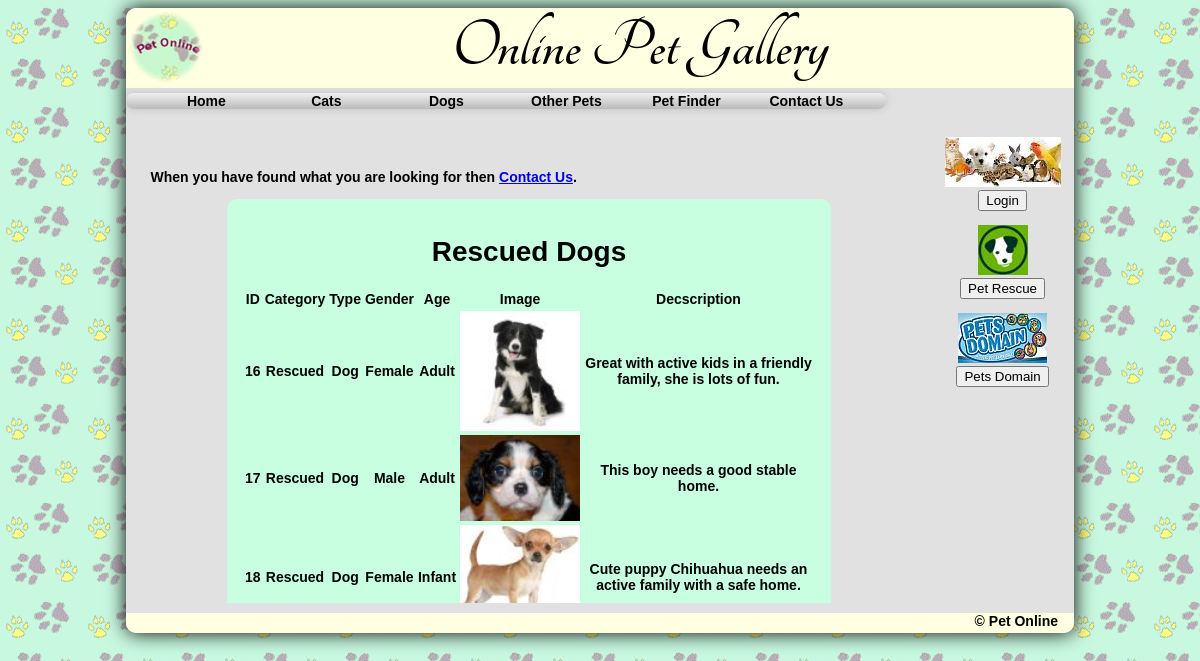
The app's page /searchstuff/OPG/dogsrescued.php with its own data.
### tables this page shows
CREATE TABLE `pets` (
  `PetID` int(11) NOT NULL,
  `Category` varchar(10) NOT NULL,
  `PetType` varchar(10) NOT NULL,
  `Gender` varchar(10) NOT NULL,
  `AgeGroup` varchar(10) NOT NULL,
  `ImageName` varchar(100) NOT NULL,
  `Description` text NOT NULL
);

### searchstuff/OPG/sqlscripts/db.php (called while the page is built, shortened)
<?php
class opgDBscripts extends mysqli {
	private static $instance = null;
	public static function getInstance() {
	if (!self::$instance instanceof self) {
		self::$instance = new self;
		}
		return self::$instance;
	}
	public function dogsRescued() {
		return $this->query("SELECT * FROM pets WHERE PetType='Dog' AND Category = 'Rescued'");
	}
}
?>

### searchstuff/OPG/dogsrescued.php (the view, shortened to what this page needs)
<?php
    require_once("sqlscripts/db.php");
    $result = opgDBscripts::getInstance()->dogsRescued();
?>
<!doctype html>
<html>
<head>
	<link href="css/opg.css" type="text/css" rel="stylesheet" />
</head>
<body>
<div id="main">
	<div id="header">
        <img id="logo" src="images/PetOnlineLogo.png" alt="Pet Online logo" />
        <span>Online Pet Gallery</span>
    </div>
    <nav>
    	<ul>
        	<li><a href="index.php" title="Home">Home</a></li>
        	<li><a href="#" title="Cats">Cats</a>
            </li>
            <li><a href="#" title="Dogs">Dogs</a>
            </li>
            <li><a href="#" title="Other Pets">Other Pets</a>
            </li>
        	<li><a href="petfinder.php" title="Pet Finder">Pet Finder</a></li>
            <li><a href="contactus.php" title="Contact Us">Contact Us</a></li>
    	</ul>
    </nav>
    <div id="content">
        <div id="leftside"><br><br>
        	<p>When you have found what you are looking for then
               <a href="contactus.php" title="Contact Us">Contact Us</a>.
            </p>
        	<table align="center" width="75%">
            <tr><td align="center" colspan="7"><h1>Rescued Dogs</h1></td></tr>
            <tr><th>ID</th><th>Category</th><th>Type</th><th>Gender</th><th>Age</th>
                <th>Image</th><th>Decscription</th></tr>
            <?php while ($row = $result->fetch_row()) { ?>
                <tr>
                	<td><?php echo $row[0]; ?></td>
                	<td><?php echo $row[1]; ?></td>
                    <td><?php echo $row[2]; ?></td>
                    <td><?php echo $row[3]; ?></td>
                    <td><?php echo $row[4]; ?></td>
                    <td><img id="logo" src="pets/<?php echo $row[5]; ?>" alt="Pet Online logo" width="120" /></td>
                    <td><?php echo $row[6]; ?></td>
                </tr>
            <?php  }  ?>
        </table>
        </div>
        <div id="rightside">
        	<p><form action="login.php">
                <img src="images/pets3.jpg" alt="Pets" /><br>
                <input type="submit" value="Login">
            </form></p>
        	<p><form target="_blank" action="https://www.petrescue.com.au/">
                <img src="images/petrescue.jpg" alt="Pet Rescue" /><br>
                <input type="submit" value="Pet Rescue">
            </form></p>
            <p><form target="_blank" action="http://www.petsdomain.com.au/">
                <img src="images/PetsDomain.jpg" alt="Pets Domain" /><br>
                <input type="submit" value="Pets Domain">
            </form></p>
        </div>
    </div>
	<div id="footer">&copy; Pet Online &nbsp;&nbsp;&nbsp;</a>
    </div>
</div>
</body>
</html>

### searchstuff/OPG/css/opg.css (style rules this page uses)
body { background-image:url(../images/pawpads.jpg); height:100%; }
#main { position:relative; margin-left:auto; margin-right:auto; width:80%; min-height:625px; background-color:#E1E1E1; -moz-box-shadow: 0 0 20x black; -webkit-box-shadow: 0 0 20px black; box-shadow: 0 0 20px black; border-radius: 10px; -moz-border-radius: 10px; -webkit-border-radius: 10px; }
#header { position:absolute; top:0px; left:0px; width:100%; height: 80px; font: 70px/78px 'TangerineBold', Arial, sans-serif; background-color:#FFFFE1; text-align:center; border-radius:10px 10px 0px 0px; -moz-border-radius:10px 10px 0px 0px; -webkit-border-radius:10px 10px 0px 0px; }
#logo { float:left; }
nav { position:absolute; top:85px; left:0px; width:100%; height:20px; font-size:14px; font-weight:bolder; font-family:verdana, sans-serif; z-index:10; }
nav ul { position: relative; display: inline-table; list-style:none; margin:0; padding: 0 20px; border-radius: 10px; background: linear-gradient(top, #efefef 0%, #bbbbbb 100%); background: -moz-linear-gradient(top, #efefef 0%, #bbbbbb 100%); background: -webkit-linear-gradient(top, #efefef 0%,#bbbbbb 100%); box-shadow: 0px 0px 9px rgba(0,0,0,0.15); }
nav li { float:left; }
nav a { display:block; width:120px; text-align:center; }
nav a, nav a:visited { color:black; text-decoration:none; }
nav ul:after { content:""; clear:both; display:block; }
nav ul li { float: left; }
nav ul li a { display: block; text-decoration: none; }
#content { position:absolute; top:115px; left:0px; width:100%; min-height:500px; }
#leftside { position: absolute; top: 0px; left: 0px; width: 85%; height: 480px; overflow: auto; font-size: 14px; font-weight: bolder; font-family: verdana, sans-serif; text-align: center; border-radius: 10px; -moz-border-radius: 10px; -webkit-border-radius: 10px; }
#rightside { position:absolute; top:0px; right:0px; width:15%; height:480px; overflow:auto; font-size:14px; font-weight:bolder; font-family:verdana, sans-serif; text-align:center; border-radius:10px; -moz-border-radius:10px; -webkit-border-radius:10px; }
p { text-align:left; padding-left:3%; padding-right:3%; }
table { background-color:#C8FFE1; padding:15px; border-radius:10px; -moz-border-radius:10px; -webkit-border-radius:10px; }
#footer { position:absolute; bottom:0px; left:0px; width:100%; height:20px; text-align:right; font-size:14px; font-weight:bolder; font-family:verdana, sans-serif; background-color:#FFFFE1; border-radius:0px 0px 10px 10px; -moz-border-radius:0px 0px 10px 10px; -webkit-border-radius:0px 0px 10px 10px; }

### records on screen
pets: PetID "16", Category "Rescued", PetType "Dog", Gender "Female", AgeGroup "Adult", ImageName (picture), Description "Great with active kids in a friendly family, she is lots of fun."
pets: PetID "17", Category "Rescued", PetType "Dog", Gender "Male", AgeGroup "Adult", ImageName (picture), Description "This boy needs a good stable home."
pets: PetID "18", Category "Rescued", PetType "Dog", Gender "Female", AgeGroup "Infant", ImageName (picture), Description "Cute puppy Chihuahua needs an active family with a safe home."
